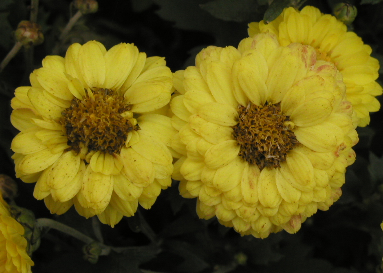
//> input picture dark_flower.bmp, 383 x 273 px
$ ./main   (built with g++ and OpenCV 4)
//> lines starting //> are read from the running program, lines starting //| are printed output that depends on the picture
#include <iostream>
#include <opencv2/opencv.hpp>


int main(int, char**) {
    std::cout << "Exercise 2_1, OpenCV version: " << CV_VERSION << std::endl;

    // Use dark_flower.bmp in local folder
    cv::Mat inputImage = cv::imread("../dark_flower.bmp", cv::IMREAD_COLOR);
//> inputImage is the input picture: 273 rows x 383 cols, CV_8UC3; mean B, G, R 23.2, 91.6, 102.3

    std::vector<cv::Mat> channels;
    cv::split(inputImage, channels);
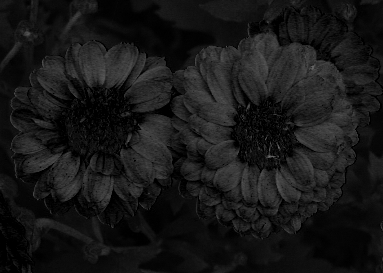
//> channels[0]: 273 rows x 383 cols, CV_8UC1; min 0, max 114, mean 23.2
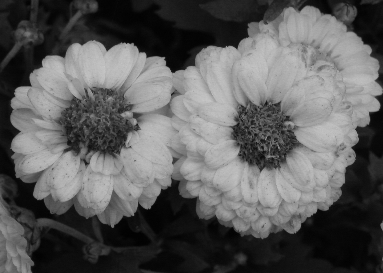
//> channels[1]: 273 rows x 383 cols, CV_8UC1; min 1, max 201, mean 91.6
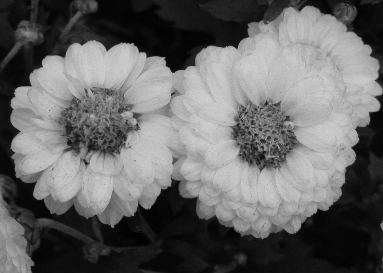
//> channels[2]: 273 rows x 383 cols, CV_8UC1; min 1, max 211, mean 102.3

    // Show each channel
    cv::imshow("Blue", channels[0]);
    cv::imshow("Green", channels[1]);
    cv::imshow("Red", channels[2]);

    // Save each channel as a separate image
    cv::imwrite("./blue.bmp", channels[0]);
    cv::imwrite("./green.bmp", channels[1]);
    cv::imwrite("./red.bmp", channels[2]);

    // Wait for a key press, then kill all windows
    cv::waitKey(0);
    cv::destroyAllWindows();

    // Convert the image to a HSV image
    cv::Mat hsvImage;
    cv::cvtColor(inputImage, hsvImage, cv::COLOR_BGR2HSV);
//> hsvImage: 273 rows x 383 cols, CV_8UC3; mean H, S, V 28.9, 157.6, 102.8

    // Split the HSV image into its channels
    cv::split(hsvImage, channels);
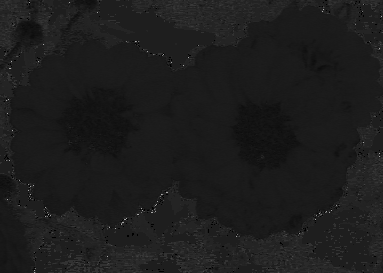
//> channels[0]: 273 rows x 383 cols, CV_8UC1; min 0, max 173, mean 28.9
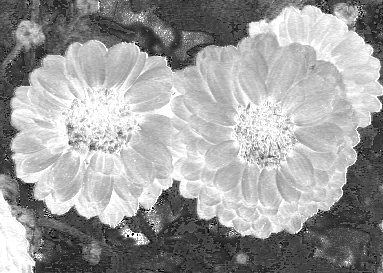
//> channels[1]: 273 rows x 383 cols, CV_8UC1; min 0, max 255, mean 157.6

    // Show each channel
    cv::imshow("Hue", channels[0]);
    cv::imshow("Saturation", channels[1]);
    cv::imshow("Value", channels[2]);

    // Save each channel as a separate image
    cv::imwrite("./hue.bmp", channels[0]);
    cv::imwrite("./saturation.bmp", channels[1]);
    cv::imwrite("./value.bmp", channels[2]);

    // Wait for a key press, then kill all windows
    cv::waitKey(0);
    cv::destroyAllWindows();

    std::cout << "Done!" << std::endl;

    return 0;
}
